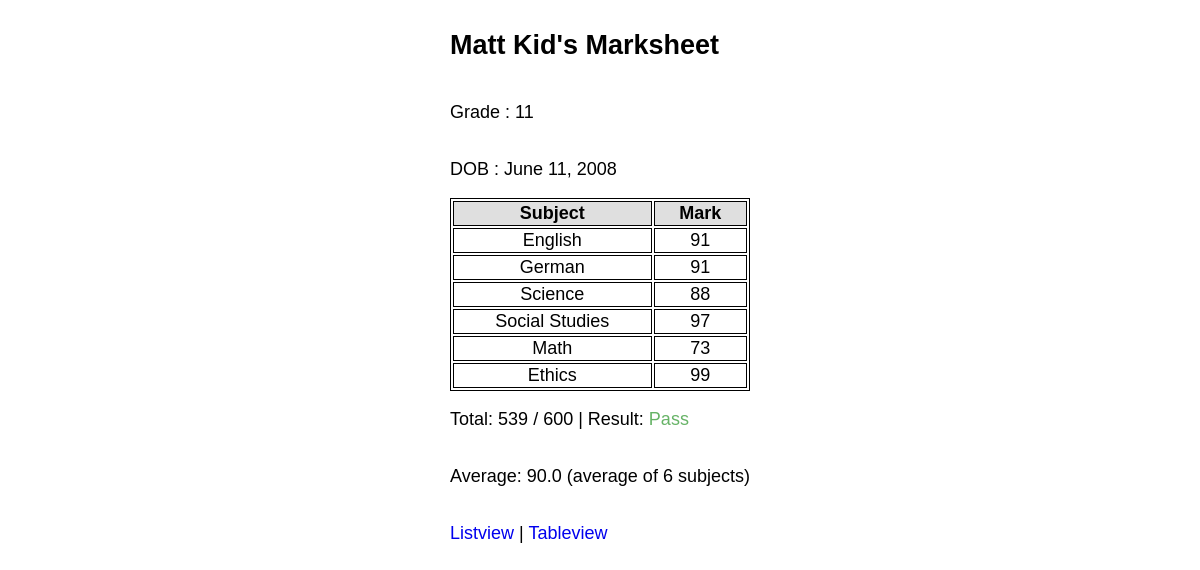
The app's page /students/marksheet/1, older data.
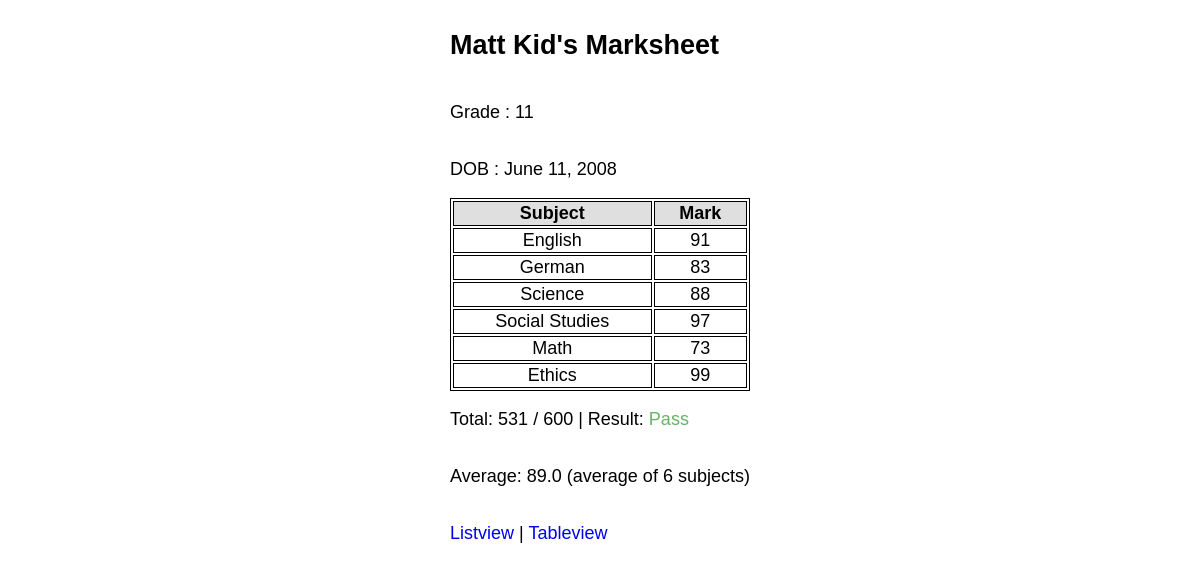
The same page, newer data.
### students/models.py (models this page shows, shortened)
class Marksheet(models.Model):
    student = models.ForeignKey(Student, on_delete=models.CASCADE)
    subject = models.CharField(max_length=30, choices=subject_list)
    mark = models.PositiveIntegerField(
        validators=mark_validator, help_text=help_text, default=0
    )

### students/views.py (the view)
# urls.py: path('marksheet/<int:id>', views.marksheet, name='marksheet'),
def marksheet(request, id):
    try:
        student = get_object_or_404(Student, pk=id)
        mark = Marksheet.objects.filter(student_id = student.id)
        t = Marksheet.objects.filter(student_id = student.id).values('student_id').annotate(total=Sum('mark'))
        a = Marksheet.objects.filter(student_id = student.id).values('student_id').annotate(avg=Round(Avg(('mark'))))
        total = t[0]['total']
        avg = a[0]['avg']
        return render(request, 'students/student_mark.html', {'total': total, 'avg': avg, 'student': student, 'marks': mark})
    except (IndexError):
        return render(request, 'students/student_mark.html', {'student': student, 'message': 'Marksheet not available'})

### students/models.py (called while the page is built)
    def __str__(self) -> str:
        return self.name

### templates/students/student_mark.html (shortened to what this page needs)
{% load static %}
<!DOCTYPE html>
<html lang="en">
<head>
    <link rel="stylesheet" type="text/css" href="{% static 'css/style.css' %}">
</head>
<body>
    <div class="container">
        <h2>{{ student }}'s Marksheet</h2>
        <p>Grade : {{ student.grade }}</p>
        <p>DOB : {{ student.dob }}</p>
        {% if message %}
            <p><strong>{{ message }}</strong></p>
        {% else %}
        <table>
            <thead class="tbl-header">
                <td>Subject</td>
                <td>Mark</td>
            </thead>
            <tbody>
                {% for mark in marks %}
                <tr>
                    <td>{{ mark.subject }}</td>
                    <td>{{ mark.mark }}</td>
                </tr>
                {% endfor %}
            </tbody>
        </table>
        <p>Total: {{ total }} / 600 | Result: {% if total >= 530 %} <label style="color: hsl(120, 100%, 25%, 60%);">Pass</label> {% else %} <label style="color: red">Fail</label> {% endif %}</p>
        <p>Average: {{ avg }} (average of {{ marks.count }} subject{{ marks | pluralize }})</p>
        {% endif %}
        <p><a href="{% url 'students:student_list' %}">Listview</a> | <a href="{% url 'students:student_page' %}">Tableview</a></p>
    </div>
</body>
</html>

Row changes from the older to the newer data that the page shows:
changed Marksheet "German": mark "91" → "83"
Text that changed along with them:
{{ total }}: "539" → "531"
{{ avg }}: "90.0" → "89.0"
